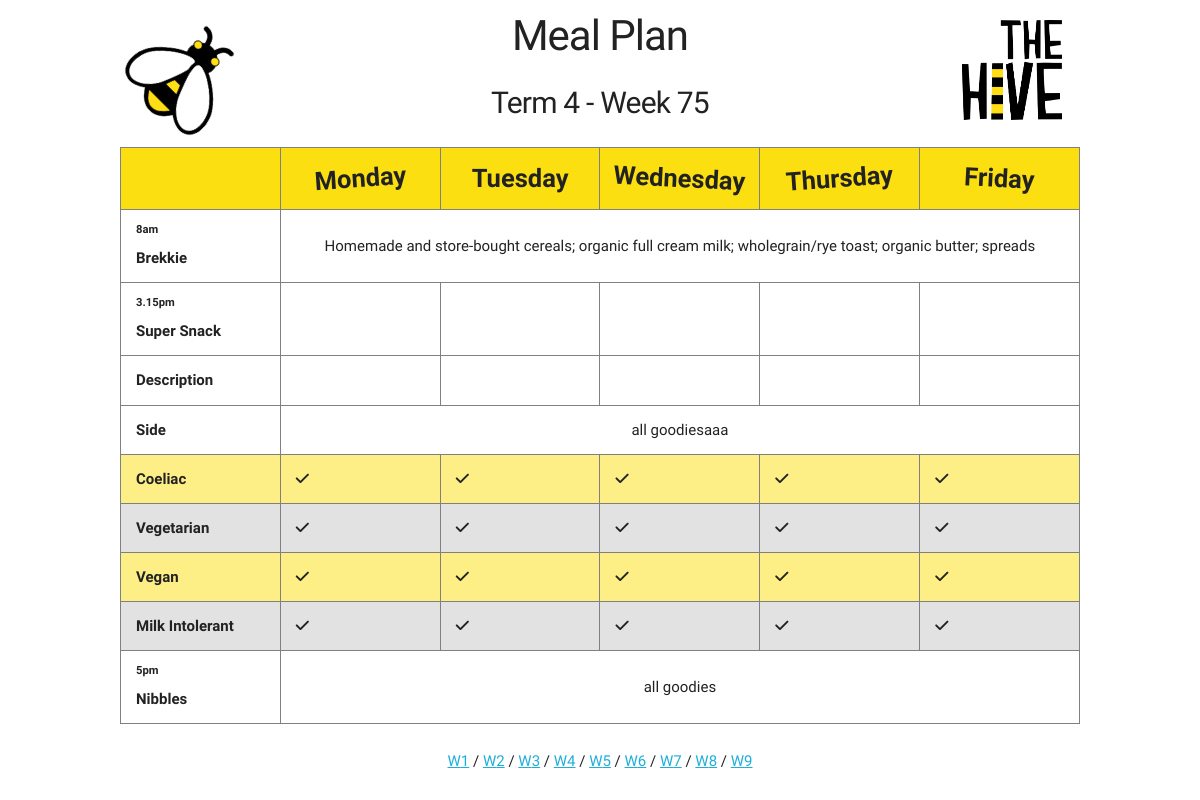
Before: / with the older database file.
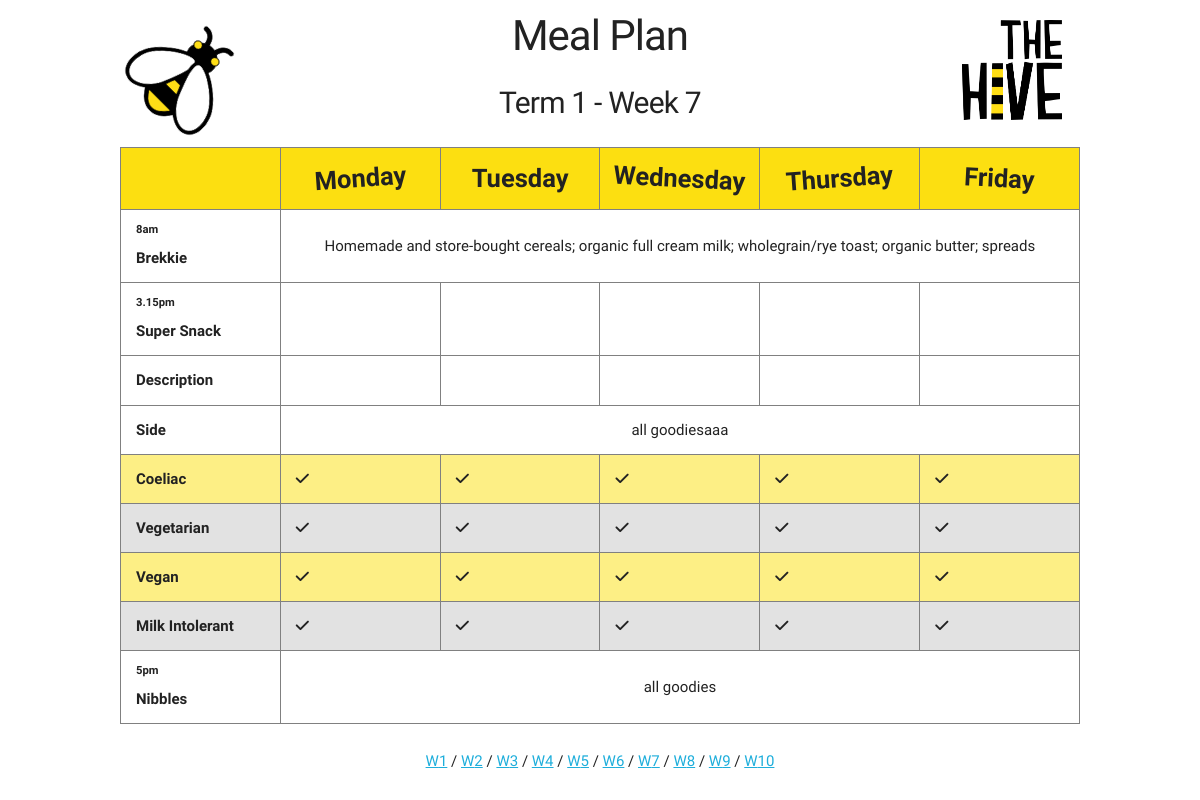
After: the same page with the newer database file.
### food/models.py (models this page shows, shortened)
class Term(models.Model):
    term = models.IntegerField()
    year = models.IntegerField()
    weeks = models.IntegerField(default=10)
    start = models.DateField()
    end = models.DateField(blank=True, help_text="Don't fill")
    @classmethod
    def get_term_from_date(cls, date):
        terms_right_now = Term.objects.filter(start__lte=date, end__gte=date)
        terms_in_future = Term.objects.filter(start__gte=date).order_by('start')
        terms_in_past = Term.objects.filter(end__lte=date).order_by('-end')
        if terms_right_now.count() == 1:
            return terms_right_now.first()
        elif terms_in_future.count() != 0:
            return terms_in_future.first()
        elif terms_in_past.count() != 0:
            return terms_in_past.first()
        else:
            return None
    @staticmethod
    def get_week(term, date):
        monday1 = (term.start - timedelta(days=term.start.weekday()))
        monday2 = (date - timedelta(days=date.weekday()))
        return int((monday2 - monday1).days / 7) + 1

class Side(models.Model):
    name = models.CharField(max_length=200, unique=True)
    price = models.FloatField()
    description = models.CharField(max_length=250, blank=True)

### food/views.py (the view)
# urls.py: url(r'^$', views.index, name='index'),
def index(request, year=None, term=None, week=0):
    template = loader.get_template('food/index.html')
    if year is None or term is None:
        term = Term.get_term_from_date(datetime.today())
    else:
        try:
            term = Term.objects.get(year=year, term=term)
        except ObjectDoesNotExist as e:
            return HttpResponse(f"There was an error when processing request: {e}")
    if week == 0:
        week = Term.get_week(term, date.today())
    meals = get_meals(term, week)
    breakfast = Side.objects.get(name='Breakfast')
    veggies = Side.objects.get(name='Veggies')
    fruit = Side.objects.get(name='Fruit')
    for meal in meals:
        if meal is not None:
            meal.description = meal.description.split(",")
    context = {
        'term': term,
        'week': week,
        'meals': meals,
        'veggies': veggies,
        'fruit': fruit,
        'breakfast': breakfast,
        'weeks': range(1, term.weeks)
    }
    return HttpResponse(template.render(context, request))

### food/views.py (called while the page is built)
def get_meals(term, week):
    start_date = term.start + timedelta(weeks=int(week) - 1)
    end_date = start_date + timedelta(weeks=1)
    plans = MealPlan.objects.filter(date__gte=start_date, date__lt=end_date)
    meals = []
    for i in range(5):
        day = list(filter(lambda plan: plan.date.weekday() == i, plans))
        if len(day) > 0:
            meals.append(day[0].meal)
        else:
            meals.append(None)
    return meals

### food/templates/food/index.html (shortened to what this page needs)
{% extends "./layout.html" %}
{% load static %}
{% block content %}
    <div class="container">
        <div class="row" style="margin-top: 10px">
            <div class="two columns">
                <img src="{% static 'images/bee-logo.png' %}" width="100" height="100"
                     class="bee-image" style="margin: 15px"/>
            </div>
            <div class="eight columns">
                <h2 class="center">Meal Plan</h2>
                <h4 class="center">Term {{ term.term }} - Week {{ week }}</h4>
            </div>
            <div class="two columns">
                <img src="{% static 'images/the-hive.png' %}" width="100" height="100" style="margin: 10px"/>
            </div>
        </div>
        <div class="row">
            <table>
                <thead>
                <tr>
                    <th width="16.6%"></th>
                    <th width="16.6%">
                        <div class="rotate-left">Monday</div>
                    </th>
                    <th width="16.6%">
                        <div>Tuesday</div>
                    </th>
                    <th width="16.6%">
                        <div class="rotate-right">Wednesday</div>
                    </th>
                    <th width="16.6%">
                        <div class="rotate-left">Thursday</div>
                    </th>
                    <th width="16.6%">
                        <div class="rotate-right">Friday</div>
                    </th>
                </tr>
                </thead>
                <tbody>
                <tr>
                    <td><strong><sup>8am</sup><br>Brekkie</strong></td>
                    <td colspan="5" class="center">
                        {{ breakfast.description | linebreaksbr }}
                    </td>
                </tr>
                <tr>
                    <td><strong><sup>3.15pm</sup><br>Super Snack</strong></td>
                    {% for meal in meals %}
                        <td><em>{{ meal.name }}</em></td>
                    {% endfor %}
                </tr>
                <tr>
                    <td><strong>Description</strong></td>
                    {% for meal in meals %}
                        <td>
                        </td>
                    {% endfor %}
                </tr>
                <tr>
                    <td><strong>Side</strong></td>
                    <td colspan="5" class="center">
                        {{ veggies.description | linebreaksbr }}
                    </td>
                </tr>
                <tr class="bee-yellow">
                    <td><strong>Coeliac</strong></td>
                    {% for meal in meals %}
                        <td>{{ meal.coeliac|default:'<i class="fa fa-check" aria-hidden="true"></i>' }}</td>
                    {% endfor %}
                </tr>
                <tr class="bee-grey">
                    <td><strong>Vegetarian</strong></td>
                    {% for meal in meals %}
                        <td>{{ meal.vegetarian|default:'<i class="fa fa-check" aria-hidden="true"></i>' }}</td>
                    {% endfor %}
                </tr>
                <tr class="bee-yellow">
                    <td><strong>Vegan</strong></td>
                    {% for meal in meals %}
                        <td>{{ meal.vegan|default:'<i class="fa fa-check" aria-hidden="true"></i>' }}</td>
                    {% endfor %}
                </tr>
                <tr class="bee-grey">
                    <td><strong>Milk Intolerant</strong></td>
                    {% for meal in meals %}
                        <td>{{ meal.milk_intolerant|default:'<i class="fa fa-check" aria-hidden="true"></i>' }}</td>
                    {% endfor %}
                </tr>
                <tr>
                    <td><strong><sup>5pm</sup><br>Nibbles</strong></td>
                    <td colspan="5" class="center">{{ fruit.description | linebreaksbr }}</td>
                </tr>
                </tbody>
            </table>
        </div>
        <div class="row">
            <p class="center">
                {% for week_i in weeks %}
                    <a href="{% url 'index' term.year term.weeks week_i %}">W{{ week_i }}</a>
                    {% if not forloop.last %}/{% endif %}
                {% endfor %}
            </p>
        </div>
    </div>
{% endblock content %}

### food/templates/food/layout.html (shortened to what this page needs)
{% load static %}
<!DOCTYPE html>
<html lang="en">
<head>
    <link rel="stylesheet" type="text/css" href="{% static 'css/normalize.css' %}"/>
    <link rel="stylesheet" type="text/css" href="{% static 'css/skeleton.css' %}"/>
    <link rel="stylesheet" type="text/css" href="{% static 'css/foodosh.css' %}"/>
</head>
<body>
{% block content %}{% endblock content %}
</body>
</html>

### food/static/css/skeleton.css (style rules this page uses)
.container { position: relative; width: 100%; max-width: 1024px; margin: 0 auto; padding: 0 20px; box-sizing: border-box; }
.column, .columns { width: 100%; float: left; box-sizing: border-box; }
@media (min-width: 400px) { .container { width: 85%; padding: 0; } }
@media (min-width: 550px) { .container { width: 80%; } }
@media (min-width: 550px) { .column, .columns { margin-left: 4%; } }
@media (min-width: 550px) { .column:first-child, .columns:first-child { margin-left: 0; } }
@media (min-width: 550px) { .two.columns { width: 13.3333333333%; } }
@media (min-width: 550px) { .eight.columns { width: 65.3333333333%; } }
html { font-size: 62.5%; }
body { font-size: 1.5em; line-height: 1.6; font-weight: 300; font-family: 'Varela Round', "Helvetica Neue", Helvetica, Arial, sans-serif; color: #222; }
h1, h2, h3, h4, h5, h6 { margin-top: 0; margin-bottom: 2rem; font-weight: 300; }
h2 { font-size: 3.6rem; line-height: 1.25; letter-spacing: -.1rem; }
h4 { font-size: 2.4rem; line-height: 1.35; letter-spacing: -.08rem; }
@media (min-width: 550px) { h2 { font-size: 4.2rem; } }
@media (min-width: 550px) { h4 { font-size: 3.0rem; } }
p { margin-top: 0; }
a { color: #1EAEDB; }
th, td { padding: 12px 15px; text-align: left; border: 1px solid #808080; }
pre, blockquote, dl, figure, table, p, ul, ol, form { margin-bottom: 2.5rem; }
.container:after, .row:after, .u-cf { content: ""; display: table; clear: both; }

### food/static/css/foodosh.css (style rules this page uses)
.bee-image { -ms-transform: rotate(45deg); -webkit-transform: rotate(45deg); transform: rotate(45deg); }
.bee-grey { background-color: #e2e2e2; }
.bee-yellow { background-color: rgba(252, 223, 17, 0.51); }
.center { text-align: center; }
.rotate-right { -ms-transform: rotate(3deg); -webkit-transform: rotate(3deg); transform: rotate(3deg); }
.rotate-left { -ms-transform: rotate(-4deg); -webkit-transform: rotate(-4deg); transform: rotate(-4deg); }
thead th { background-color: #FCDF11; text-align: center; padding: 10px; font-size: 1.7em; font-weight: bold; }

Changed rows visible on the page:
no longer on this page (row unchanged): Term: term "4"
added Term: term "1"
Other visible differences:
{{ week }}: "75" → "7"
new list line: "W 10"
